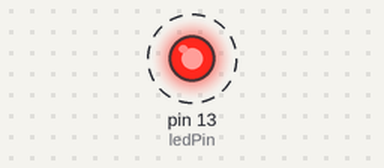
Bench run of a sketch on a simulated Arduino Uno, built with avr-gcc and run on an emulated ATmega328P. Shown: output pins drawn as LEDs (lit = HIGH). Dashed ring = blinking. What the sketch prints to the serial monitor is not drawn.

Above: at 0.6 s.
Timing chart, 0 to 4.7 s (numbered marks = the images above):
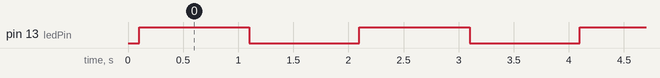

The sketch:

led_blink.ino
```cpp
// LED'in bağlı olduğu pin numarasını tanımlıyoruz
const int ledPin = 13;

void setup() {
  Serial.begin(9600);
  delay(100); // Bazı durumlarda gerekli
  Serial.println("LED ON");
  // 13. pini çıkış (OUTPUT) olarak ayarlıyoruz
  pinMode(ledPin, OUTPUT);
}

void loop() {
  digitalWrite(ledPin, HIGH);  // LED'i yak (5V uygula)
  delay(1000);                 // 1 saniye bekle
  digitalWrite(ledPin, LOW);   // LED'i söndür (0V uygula)
  delay(1000);                 // 1 saniye bekle
}
```

Measured:
- by itself, pin 13 (ledPin): alternates HIGH for 1.0 s and LOW for 1.0 s
